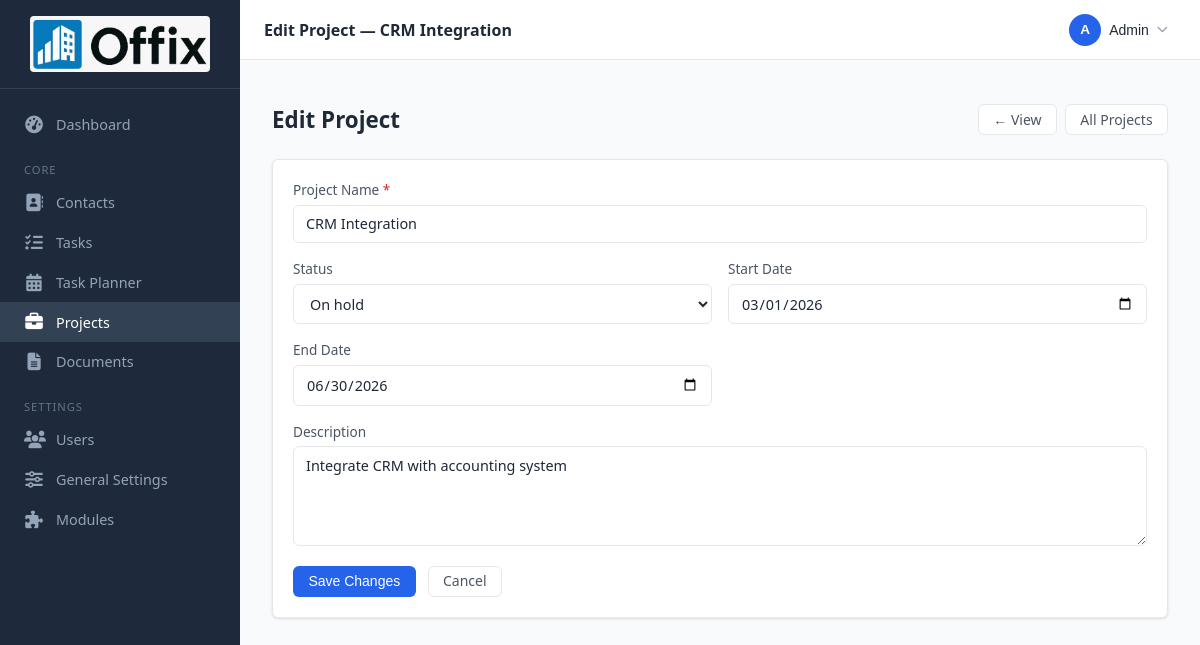
Screenshot of /projects/5/edit (signed in) with the database file from the repository.
### tables this page shows
CREATE TABLE `projects` (
  `id` int(10) unsigned NOT NULL AUTO_INCREMENT,
  `name` varchar(200) NOT NULL,
  `description` text DEFAULT NULL,
  `status` enum('active','on_hold','completed','cancelled') NOT NULL DEFAULT 'active',
  `start_date` date DEFAULT NULL,
  `end_date` date DEFAULT NULL,
  `created_at` timestamp NOT NULL DEFAULT current_timestamp(),
  `updated_at` timestamp NOT NULL DEFAULT current_timestamp() ON UPDATE current_timestamp(),
  PRIMARY KEY (`id`)
);

### app/controllers/ProjectController.php (called while the page is built, shortened)
<?php
class ProjectController extends Controller
{
    private Project $model;
    private array   $statuses = ['active', 'on_hold', 'completed', 'cancelled'];
    public function __construct()
    {
        $this->model = new Project();
    }
    public function edit(string $id): void
    {
        $project = $this->model->find((int) $id);
        $this->render('projects.edit', [
            'pageTitle' => __('projects.edit') . ' — ' . $project['name'],
            'project'   => $project,
            'statuses'  => $this->statuses,
            'errors'    => [],
        ]);
    }
}

### public/index.php (called while the page is built, shortened)
<?php
spl_autoload_register(function (string $class): void {
    $prefixMap = [
        'App\\Core\\'                => APP_PATH . '/core/',
        'App\\Controllers\\'         => APP_PATH . '/controllers/',
        'App\\Models\\'              => APP_PATH . '/models/',
        'App\\Modules\\Invoicing\\'  => ROOT_PATH . '/app/modules/invoicing/',
        'App\\Modules\\ItPlanning\\' => ROOT_PATH . '/app/modules/it_planning/',
    ];
    foreach ($prefixMap as $prefix => $baseDir) {
        if (str_starts_with($class, $prefix)) {
            $file = $baseDir . str_replace('\\', '/', substr($class, strlen($prefix))) . '.php';
            return;
        }
    }
});
$router = new Router();
$router->dispatch($_SERVER['REQUEST_METHOD'], $_SERVER['REQUEST_URI']);

### app/core/Database.php (called while the page is built, shortened)
<?php
class Database
{
    private static ?PDO $instance = null;
    public static function getInstance(): PDO
    {
        if (self::$instance === null) {
            $config = require ROOT_PATH . '/config/database.php';
            $dsn = "mysql:host={$config['host']};dbname={$config['dbname']};charset={$config['charset']}";
            try {
                self::$instance = new PDO($dsn, $config['username'], $config['password'], [
                    PDO::ATTR_ERRMODE            => PDO::ERRMODE_EXCEPTION,
                    PDO::ATTR_DEFAULT_FETCH_MODE => PDO::FETCH_ASSOC,
                    PDO::ATTR_EMULATE_PREPARES   => false,
                ]);
            } catch (PDOException $e) {
                error_log('DB connection failed: ' . $e->getMessage());
                die('Database connection error. Please check your configuration.');
            }
        }
        return self::$instance;
    }
}

### app/core/Model.php (called while the page is built, shortened)
<?php
abstract class Model
{
    protected PDO $db;
    public function __construct()
    {
        $this->db = Database::getInstance();
    }
    protected function queryOne(string $sql, array $params = []): ?array
    {
        $stmt = $this->db->prepare($sql);
        $stmt->execute($params);
        $row = $stmt->fetch();
        return $row !== false ? $row : null;
    }
}

### app/models/Project.php (called while the page is built, shortened)
<?php
class Project extends Model
{
    private string $table = 'projects';
    public function find(int $id): ?array
    {
        return $this->queryOne(
            "SELECT * FROM {$this->table} WHERE id = ?",
            [$id]
        );
    }
}

### app/views/projects/edit.php (the view, shortened to what this page needs)
<div class="page-header">
    <h1 class="page-title">Edit Project</h1>
    <div style="display:flex; gap:.5rem;">
        <a href="/projects/<?= $project['id'] ?>" class="btn btn-secondary">← View</a>
        <a href="/projects" class="btn btn-secondary">All Projects</a>
    </div>
</div>
<div class="card">
    <div class="card-body">
        <form method="POST" action="/projects/<?= $project['id'] ?>/update" novalidate>
            <div class="form-grid">
                <div class="form-group full">
                    <label for="name">Project Name <span style="color:var(--danger)">*</span></label>
                    <input type="text" id="name" name="name"
                           value="<?= htmlspecialchars($project['name']) ?>" required maxlength="200">
                </div>
                <div class="form-group">
                    <label for="status">Status</label>
                    <select id="status" name="status">
                        <?php foreach ($statuses as $s): ?>
                            <option value="<?= $s ?>"
                                <?= $project['status'] === $s ? 'selected' : '' ?>>
                                <?= ucfirst(str_replace('_', ' ', $s)) ?>
                            </option>
                        <?php endforeach; ?>
                    </select>
                </div>
                <div class="form-group">
                    <label for="start_date">Start Date</label>
                    <input type="date" id="start_date" name="start_date"
                           value="<?= htmlspecialchars($project['start_date'] ?? '') ?>">
                </div>
                <div class="form-group">
                    <label for="end_date">End Date</label>
                    <input type="date" id="end_date" name="end_date"
                           value="<?= htmlspecialchars($project['end_date'] ?? '') ?>">
                </div>
                <div class="form-group full">
                    <label for="description">Description</label>
                    <textarea id="description" name="description" rows="4"><?= htmlspecialchars($project['description'] ?? '') ?></textarea>
                </div>
            </div>
            <div class="form-actions">
                <button type="submit" class="btn btn-primary">Save Changes</button>
                <a href="/projects/<?= $project['id'] ?>" class="btn btn-secondary">Cancel</a>
            </div>
        </form>
    </div>
</div>

### app/core/Router.php (shortened to what this page needs)
<?php
class Router
{
    private array $routes = [];
    private function addRoute(string $method, string $pattern, string|callable $handler, string $action): void
    {
        $this->routes[] = [
            'method'  => $method,
            'pattern' => $pattern,
            'handler' => $handler,
            'action'  => $action,
        ];
    }
    public function dispatch(string $method, string $uri): void
    {
        $uri = strtok($uri, '?');
        $uri = '/' . trim($uri, '/');
        foreach ($this->routes as $route) {
            if ($route['method'] !== strtoupper($method)) continue;
            $params = [];
            if ($this->matches($route['pattern'], $uri, $params)) {
                $this->call($route['handler'], $route['action'], $params);
                return;
            }
        }
    }
    private function matches(string $pattern, string $uri, array &$params): bool
    {
        $regex = preg_replace('/\{([a-zA-Z_]+)\}/', '(?P<$1>[^/]+)', $pattern);
        $regex = '#^' . $regex . '$#';
        if (preg_match($regex, $uri, $matches)) {
            return true;
        }
        return false;
    }
    private function call(string|callable $handler, string $action, array $params): void
    {
        $controller = new $handler();
        call_user_func_array([$controller, $action], $params);
    }
}

### public/css/app.css (style rules this page uses)
*, *::before, *::after { box-sizing: border-box; margin: 0; padding: 0; }
:root { --brand: #2563eb; --brand-dark: #1d4ed8; --brand-light: #eff6ff; --success: #16a34a; --warning: #ca8a04; --danger: #dc2626; --gray-50: #f9fafb; --gray-100: #f3f4f6; --gray-200: #e5e7eb; --gray-400: #9ca3af; --gray-600: #4b5563; --gray-800: #1f2937; --sidebar-w: 240px; --header-h: 60px; --radius: 6px; --shadow: 0 1px 3px rgba(0,0,0,.12); --font: 'Segoe UI', system-ui, sans-serif; }
html { font-size: 16px; }
body { font-family: var(--font); color: var(--gray-800); background: var(--gray-50); min-height: 100vh; display: flex; }
a { color: var(--brand); text-decoration: none; }
.page-header { display: flex; align-items: center; justify-content: space-between; margin-bottom: 1.5rem; flex-wrap: wrap; gap: .75rem; }
.page-title { font-size: 1.4rem; font-weight: 700; color: var(--gray-800); }
.card { background: #fff; border-radius: var(--radius); border: 1px solid var(--gray-200); box-shadow: var(--shadow); overflow: hidden; }
.card-body { padding: 1.25rem; }
.btn { display: inline-flex; align-items: center; gap: .4rem; padding: .45rem .9rem; border-radius: var(--radius); font-size: .875rem; font-weight: 500; cursor: pointer; border: 1px solid transparent; transition: background .15s, border-color .15s, color .15s; text-decoration: none; line-height: 1; }
.btn-primary { background: var(--brand); color: #fff; }
.btn-secondary { background: #fff; color: var(--gray-600); border-color: var(--gray-200); }
.form-grid { display: grid; grid-template-columns: repeat(auto-fill, minmax(280px, 1fr)); gap: 1rem; }
.form-group { display: flex; flex-direction: column; gap: .35rem; }
.form-group.full { grid-column: 1 / -1; }
label { font-size: .85rem; font-weight: 500; color: var(--gray-600); }
input[type="text"], input[type="email"], input[type="tel"], input[type="date"], input[type="number"], input[type="search"], select, textarea { width: 100%; padding: .55rem .75rem; border: 1px solid var(--gray-200); border-radius: var(--radius); font-family: var(--font); font-size: .9rem; color: var(--gray-800); background: #fff; transition: border-color .15s, box-shadow .15s; }
textarea { resize: vertical; min-height: 100px; }
.form-actions { display: flex; gap: .75rem; margin-top: 1.25rem; flex-wrap: wrap; }

### rows the page displays
projects: name "CRM Integration", status "On hold", start_date "03/01/2026", end_date "06/30/2026", description "Integrate CRM with accounting system"
